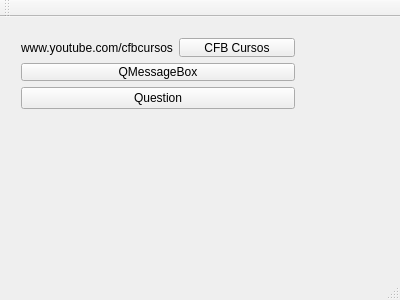
<?xml version="1.0" encoding="UTF-8"?>
<ui version="4.0">
 <class>MainWindow</class>
 <widget class="QMainWindow" name="MainWindow">
  <property name="geometry">
   <rect>
    <x>0</x>
    <y>0</y>
    <width>400</width>
    <height>300</height>
   </rect>
  </property>
  <property name="windowTitle">
   <string>MainWindow</string>
  </property>
  <widget class="QWidget" name="centralWidget">
   <widget class="QWidget" name="">
    <property name="geometry">
     <rect>
      <x>10</x>
      <y>10</y>
      <width>296</width>
      <height>93</height>
     </rect>
    </property>
    <layout class="QVBoxLayout" name="verticalLayout_2">
     <item>
      <layout class="QVBoxLayout" name="verticalLayout">
       <item>
        <layout class="QHBoxLayout" name="horizontalLayout">
         <item>
          <widget class="QLabel" name="label">
           <property name="text">
            <string>www.youtube.com/cfbcursos</string>
           </property>
          </widget>
         </item>
         <item>
          <widget class="QPushButton" name="pushButton">
           <property name="text">
            <string>CFB Cursos</string>
           </property>
          </widget>
         </item>
        </layout>
       </item>
       <item>
        <widget class="QPushButton" name="pushButton_2">
         <property name="text">
          <string>QMessageBox</string>
         </property>
        </widget>
       </item>
      </layout>
     </item>
     <item>
      <widget class="QPushButton" name="pushButton_3">
       <property name="text">
        <string>Question</string>
       </property>
      </widget>
     </item>
    </layout>
   </widget>
  </widget>
  <widget class="QMenuBar" name="menuBar">
   <property name="geometry">
    <rect>
     <x>0</x>
     <y>0</y>
     <width>400</width>
     <height>22</height>
    </rect>
   </property>
  </widget>
  <widget class="QToolBar" name="mainToolBar">
   <attribute name="toolBarArea">
    <enum>TopToolBarArea</enum>
   </attribute>
   <attribute name="toolBarBreak">
    <bool>false</bool>
   </attribute>
  </widget>
  <widget class="QStatusBar" name="statusBar"/>
 </widget>
 <layoutdefault spacing="6" margin="11"/>
 <resources/>
 <connections/>
</ui>
